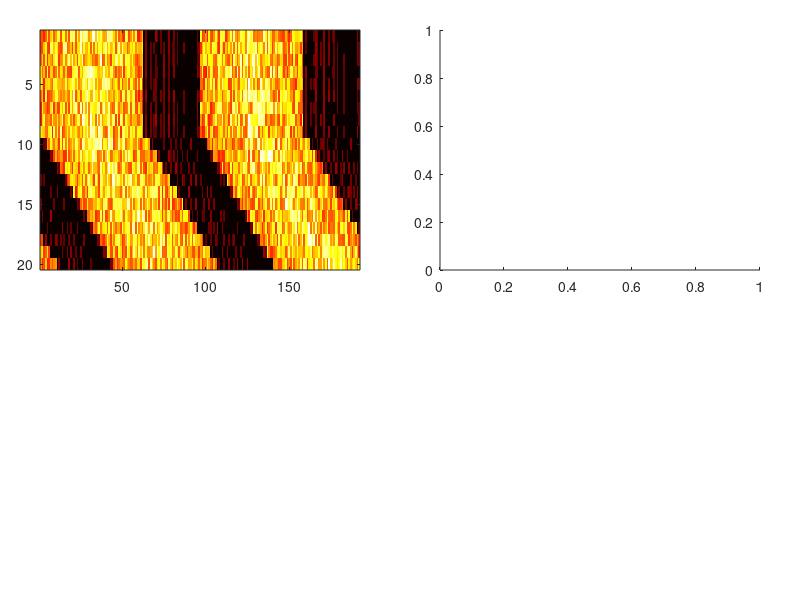

The MATLAB script that drew this image: (Note: this script raises an error after producing the figure.)
function [varargout] = actograph(varargin)
%% actograph | a paltry actogram plotter for circadian rhythm data
% 
%% actograph readme
%{ 
%   %% actograph evoked with zero inputs generates & plots sample data
%
%           >> actograph();
%     
%       you can save the simulated dataset to your workspace by:
%     
%           >> simData = actograph();
% 
%   %% actograph evoked with an arg plots *your* circadian rhythem data
%
%           >> actograph(dataMx);
% 
% Where dataMx is a data matrix structured such that each row
% represents your binned activity data **as you want it plotted**.
% Basically, WYSIWYG. Each value from the dataMx will be plotted
% as a bar in the actogram. Each row in the dataMx will be a new row
% in the actogram. So if, for example, you want 48 hours worth of data 
% plotted on the same row in the actogram, and the next 48 hours on the
% next row (and so on...) just put that 48 hours worth of data in the
% same row of the dataset you send to actograph. Try it out...
%
%
%       >> actograph()
%
%       >> actograph(repmat([1:24 1:24],[20 1]));
%
%       >> days = 20; binsPerDay = 96
%       >> actograph(rand(days, binsPerDay));
%
%}


%% --| DEAL ARGS (TAKES 0 OR 1 NARGIN)

    if nargin < 1
        % clc; close all; clear all; 
        if (~isdeployed); cd(fileparts(which(mfilename))); end;

        % Generate circadian rhythem dataset structured such that
        circfunc = repmat([3.1:.03:4 4:-.03:3.1 rand(1,34)],[1 2]);
        crcdat = repmat(circfunc,[20 1]);
        crcdat=(1+rand(size(crcdat))).*crcdat;
        crcdat(crcdat<1)=0;
        
        daysProw = 2; Nrows = size(crcdat,1);
        binsPhr = size(crcdat,2)/daysProw/24;
        eShHr = .5; % shift entrainment schedule by 'eShHr' hours per day
        eSh = round(eShHr * binsPhr * daysProw);
        circdata=crcdat; uncircdat = crcdat;
        for nn = 10:Nrows
            crcdat = circshift(crcdat,[0 eSh]);
            circdata(nn,:) = crcdat(nn,:);
        end


    elseif nargin == 1
        %[circdata, days] = deal(varargin{:});
        circdata = varargin{:};

    else
        warning('ERROR, TOO MANY INPUT ARGS')
    end




%% --| PLOT COLORMAP AND BAR GRAPH WITH SMOOTHED SPLINE OVERLAY

f1 = figure(1);
    set(f1,'OuterPosition',[100 100 1200 900],'Color',[1 1 1]);
    hax1 = axes('Position',[.05 .55 .4 .4],'Color','none');
    hax2 = axes('Position',[.55 .55 .4 .4],'Color','none');
    colormap(hax1,'hot'); colormap(hax2,'bone');
            
    axes(hax1); axis off;
imagesc(circdata); 


    smeth = {'moving','lowess','loess','sgolay','rlowess','rloess'};
    degSm = .1; typSm = 5; muCd = mean(circdata);
    smUnc = smooth(muCd,degSm,smeth{typSm});

    axes(hax2); axis off;
bar(circdata'); 
    hold on; 
ph = plot(smUnc);
    set(ph,'Color',[.8 .1 .1],'LineWidth',4,'Marker','none');


%% --| PLOT ACTOGRAM ACTOGRAPH

numreps = size(circdata,1);
axPos = fliplr(linspace(.04, .50, numreps));
rowh = axPos(1) - axPos(2) - .005;
Ymax = max(max(circdata));

for nn = 1:numreps

    axes('Position',[.05 axPos(nn) .90 rowh],'Color','none',...
    'XTick',[],'YTick',[]); axis off; hold on;

    bar(circdata(nn,:))
        set(gca,'YLim',[0 Ymax]);

end


%%
varargout = {circdata};
end